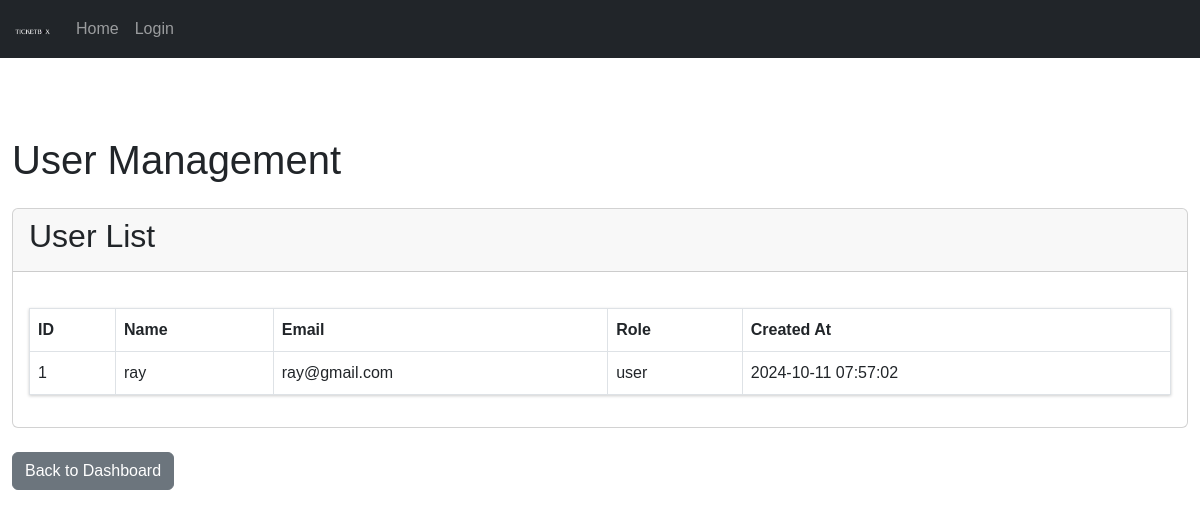
The app's page /lec/admin/user-management.php, older data.
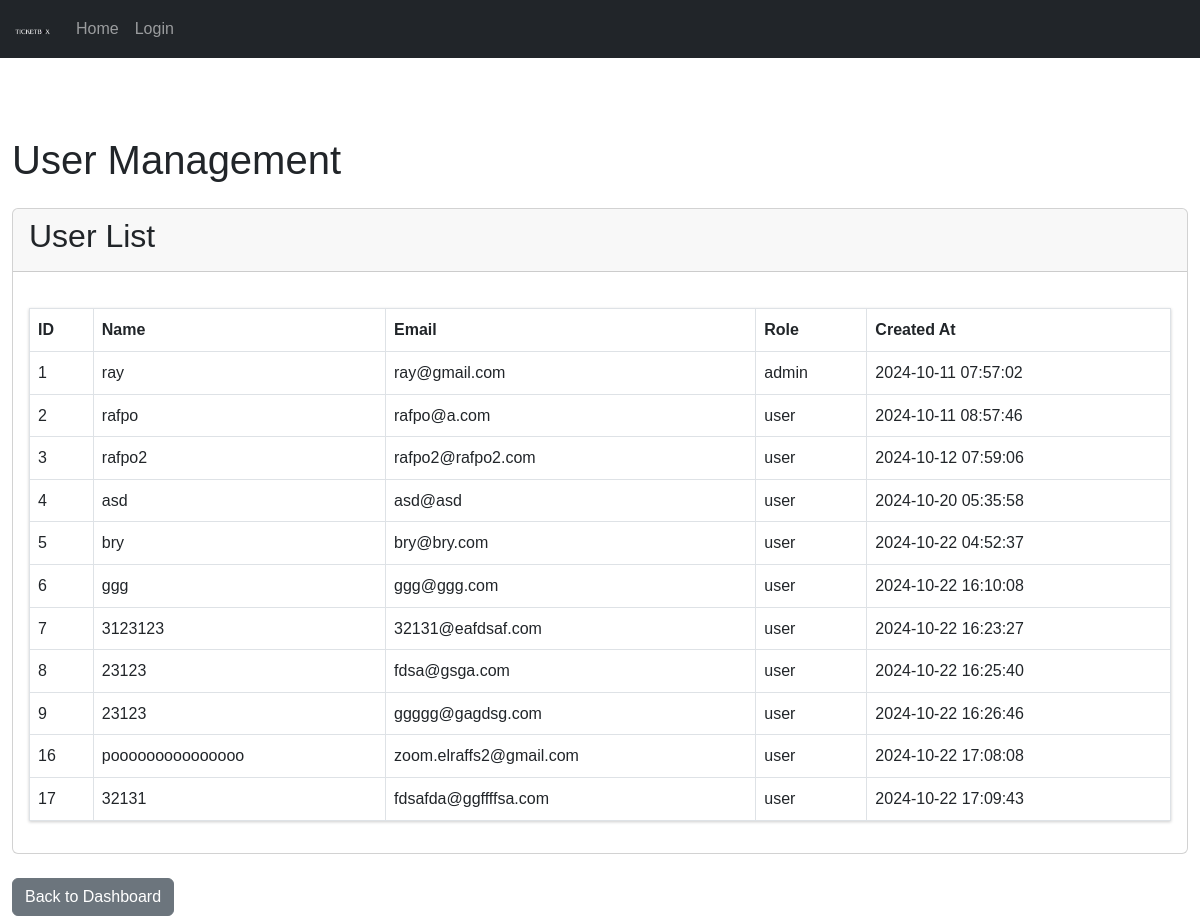
The same page, newer data.
### tables this page shows
CREATE TABLE `users` (
  `id` int(11) NOT NULL,
  `name` varchar(100) NOT NULL,
  `email` varchar(100) NOT NULL,
  `password` varchar(255) NOT NULL,
  `role` enum('admin','user') DEFAULT 'user',
  `created_at` timestamp NOT NULL DEFAULT current_timestamp(),
  `account_activation_hash` varchar(64) DEFAULT NULL,
  `reset_token_hash` varchar(64) DEFAULT NULL,
  `reset_token_expires_at` datetime DEFAULT NULL
);

### lec/admin/user-management.php (the view, shortened to what this page needs)
<?php
$database = new Database();
$db = $database->getConnection();
$query = "SELECT id, name, email, role, created_at FROM users ORDER BY created_at ASC";
$users = $db->query($query)->fetchAll(PDO::FETCH_ASSOC);
include_once '../includes/adminheader.php';
?>
<div class="container mt-5 pt-5">
    <h1 class="mb-4">User Management</h1>
    <div class="card">
        <div class="card-header">
            <h2>User List</h2>
        </div>
        <div class="card-body">
            <table class="table table-bordered">
                <thead>
                    <tr>
                        <th>ID</th>
                        <th>Name</th>
                        <th>Email</th>
                        <th>Role</th>
                        <th>Created At</th>
                    </tr>
                </thead>
                <tbody>
                    <?php foreach ($users as $user): ?>
                    <tr>
                        <td><?= htmlspecialchars($user['id']) ?></td>
                        <td><?= htmlspecialchars($user['name']) ?></td>
                        <td><?= htmlspecialchars($user['email']) ?></td>
                        <td><?= htmlspecialchars($user['role']) ?></td>
                        <td><?= htmlspecialchars($user['created_at']) ?></td>
                    </tr>
                    <?php endforeach; ?>
                </tbody>
            </table>
        </div>
    </div>
    <a href="dashboard.php" class="btn btn-secondary mt-4">Back to Dashboard</a>
</div>
</body>
</html>

Row changes from the older to the newer data that the page shows:
changed users "ray": role "user" → "admin"
added users: id "2", name "rafpo", email "rafpo@a.com", role "user", created_at "2024-10-11 08:57:46"
added users: id "3", name "rafpo2", email "rafpo2@rafpo2.com", role "user", created_at "2024-10-12 07:59:06"
added users: id "4", name "asd", email "asd@asd", role "user", created_at "2024-10-20 05:35:58"
added users: id "5", name "bry", email "bry@bry.com", role "user", created_at "2024-10-22 04:52:37"
added users: id "6", name "ggg", email "ggg@ggg.com", role "user", created_at "2024-10-22 16:10:08"
added users: id "7", name "3123123", email "32131@eafdsaf.com", role "user", created_at "2024-10-22 16:23:27"
added users: id "8", name "23123", email "fdsa@gsga.com", role "user", created_at "2024-10-22 16:25:40"
added users: id "9", name "23123", email "ggggg@gagdsg.com", role "user", created_at "2024-10-22 16:26:46"
added users: id "16", name "pooooooooooooooo", email "zoom.elraffs2@gmail.com", role "user", created_at "2024-10-22 17:08:08"
added users: id "17", name "32131", email "fdsafda@ggffffsa.com", role "user", created_at "2024-10-22 17:09:43"
